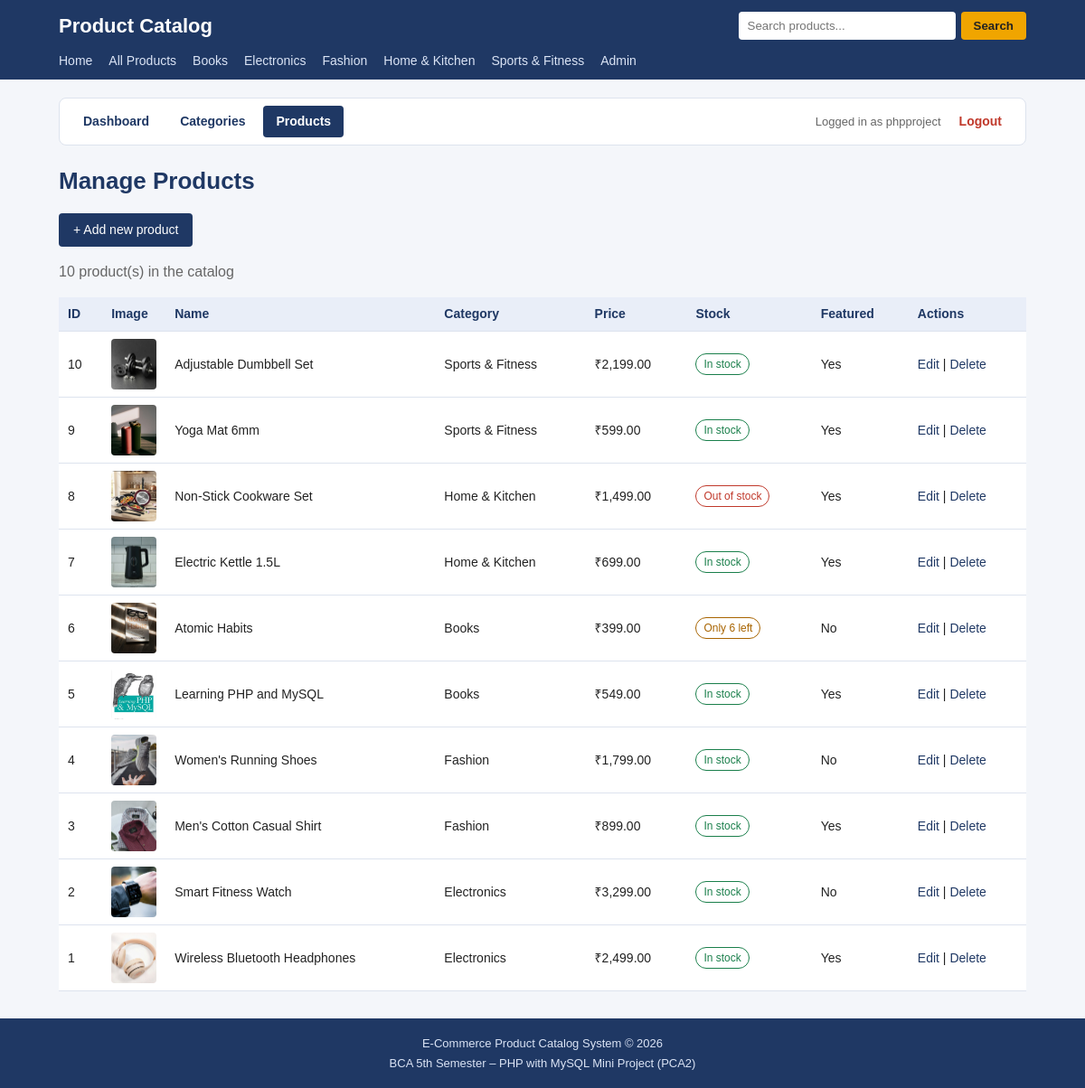
Page /admin/products.php (signed in) on the committed database.
### tables this page shows
CREATE TABLE `categories` (
  `category_id` int(11) NOT NULL,
  `category_name` varchar(100) NOT NULL,
  `description` text DEFAULT NULL,
  `created_at` timestamp NOT NULL DEFAULT current_timestamp()
);

CREATE TABLE `products` (
  `product_id` int(11) NOT NULL,
  `category_id` int(11) NOT NULL,
  `product_name` varchar(150) NOT NULL,
  `description` text DEFAULT NULL,
  `price` decimal(10,2) NOT NULL,
  `image` varchar(255) DEFAULT 'no-image.png',
  `stock_quantity` int(11) DEFAULT 0,
  `is_featured` tinyint(1) DEFAULT 0,
  `created_at` timestamp NOT NULL DEFAULT current_timestamp()
);

### admin/products.php (the view, shortened to what this page needs)
<?php
require_once __DIR__ . '/../config/db.php';
require_once __DIR__ . '/../includes/functions.php';
$products = mysqli_query($conn,
    'SELECT p.product_id, p.product_name, p.price, p.image, p.stock_quantity, p.is_featured, c.category_name
     FROM products p
     JOIN categories c ON p.category_id = c.category_id
     ORDER BY p.product_id DESC');
require __DIR__ . '/../includes/header.php';
require __DIR__ . '/menu.php';
?>
<h1>Manage Products</h1>
<p><a class="btn" href="product_add.php">+ Add new product</a></p>
<?php if (mysqli_num_rows($products) > 0) { ?>
    <p class="subtitle"><?php echo mysqli_num_rows($products); ?> product(s) in the catalog</p>
    <div class="table-wrap">
        <table class="data-table">
            <tr>
                <th>ID</th>
                <th>Image</th>
                <th>Name</th>
                <th>Category</th>
                <th>Price</th>
                <th>Stock</th>
                <th>Featured</th>
                <th>Actions</th>
            </tr>
            <?php while ($p = mysqli_fetch_assoc($products)) { ?>
                <tr>
                    <td><?php echo (int)$p['product_id']; ?></td>
                    <td class="thumb"><?php echo product_image($p['image'], $p['product_name']); ?></td>
                    <td><?php echo htmlspecialchars($p['product_name']); ?></td>
                    <td><?php echo htmlspecialchars($p['category_name']); ?></td>
                    <td>&#8377;<?php echo number_format($p['price'], 2); ?></td>
                    <td><?php echo stock_badge($p['stock_quantity']); ?></td>
                    <td><?php echo $p['is_featured'] ? 'Yes' : 'No'; ?></td>
                    <td>
                        <a href="product_edit.php?id=<?php echo (int)$p['product_id']; ?>">Edit</a> |
                        <a href="product_delete.php?id=<?php echo (int)$p['product_id']; ?>">Delete</a>
                    </td>
                </tr>
            <?php } ?>
        </table>
    </div>
<?php } else { ?>
    <div class="empty-message">No products yet. Click "Add new product" to add the first one.</div>
<?php } ?>
<?php require __DIR__ . '/../includes/footer.php'; ?>

### includes/header.php (shortened to what this page needs)
<?php
require_once __DIR__ . '/../config/db.php';
$base = '/ecommerce-product-catalog-php/';
$cat_result = mysqli_query($conn, 'SELECT category_id, category_name FROM categories ORDER BY category_name');
?>
<!DOCTYPE html>
<html lang="en">
<head>
    <link rel="stylesheet" href="<?php echo $base; ?>assets/css/style.css">
</head>
<body>
<header class="site-header">
    <div class="container header-top">
        <a class="logo" href="<?php echo $base; ?>index.php">Product Catalog</a>
        <form class="search-form" action="<?php echo $base; ?>products.php" method="get">
            <input type="text" name="q" placeholder="Search products..."
                   value="<?php echo (isset($_GET['q']) && is_string($_GET['q'])) ? htmlspecialchars($_GET['q']) : ''; ?>">
            <button type="submit">Search</button>
        </form>
    </div>
    <nav class="container main-nav">
        <a href="<?php echo $base; ?>index.php">Home</a>
        <a href="<?php echo $base; ?>products.php">All Products</a>
        <?php while ($cat = mysqli_fetch_assoc($cat_result)) { ?>
            <a href="<?php echo $base; ?>products.php?category=<?php echo (int)$cat['category_id']; ?>">
                <?php echo htmlspecialchars($cat['category_name']); ?>
            </a>
        <?php } ?>
        <a href="<?php echo $base; ?>admin/login.php">Admin</a>
    </nav>
</header>
<main class="container">

### includes/functions.php (shortened to what this page needs)
<?php
function stock_badge($qty) {
    $qty = (int)$qty;
    if ($qty > 10) {
        return '<span class="badge in-stock">In stock</span>';
    }
    if ($qty > 0) {
        return '<span class="badge low-stock">Only ' . $qty . ' left</span>';
    }
    return '<span class="badge out-of-stock">Out of stock</span>';
}
function product_image($file, $alt) {
    global $base;
    $name = basename((string)$file);
    $path = __DIR__ . '/../assets/images/products/' . $name;
    if ($name !== '' && is_file($path)) {
        return '<img src="' . $base . 'assets/images/products/' . rawurlencode($name)
             . '" alt="' . htmlspecialchars($alt) . '">';
    }
    return 'No image';
}

### assets/css/style.css (style rules this page uses)
* { box-sizing: border-box; }
body { margin: 0; font-family: Arial, Helvetica, sans-serif; background: #f4f6fa; color: #222; line-height: 1.5; }
a { color: #1f3864; text-decoration: none; }
img { max-width: 100%; display: block; }
.container { max-width: 1100px; margin: 0 auto; padding: 0 15px; }
main.container { padding-top: 20px; padding-bottom: 30px; min-height: 60vh; }
h1 { font-size: 26px; color: #1f3864; margin: 0 0 6px; }
.subtitle { color: #666; margin: 0 0 16px; }
.site-header { background: #1f3864; color: #fff; }
.header-top { display: flex; flex-wrap: wrap; align-items: center; justify-content: space-between; gap: 10px; padding-top: 12px; padding-bottom: 12px; }
.logo { color: #fff; font-size: 22px; font-weight: bold; }
.search-form { display: flex; gap: 6px; }
.search-form input { padding: 8px 10px; border: none; border-radius: 4px; width: 240px; max-width: 100%; }
.search-form button { padding: 8px 14px; background: #f0a500; color: #222; border: none; border-radius: 4px; cursor: pointer; font-weight: bold; }
.main-nav { display: flex; flex-wrap: wrap; gap: 4px 18px; padding-bottom: 10px; }
.main-nav a { color: #dbe4f5; font-size: 14px; }
.badge { display: inline-block; font-size: 12px; padding: 2px 8px; border-radius: 12px; border: 1px solid; }
.in-stock { color: #1a7f4b; }
.low-stock { color: #a86400; }
.out-of-stock { color: #c0392b; }
.btn { display: inline-block; padding: 8px 16px; background: #1f3864; color: #fff; border: none; border-radius: 4px; cursor: pointer; font-size: 14px; }
.table-wrap { overflow-x: auto; }
.data-table { width: 100%; border-collapse: collapse; background: #fff; min-width: 500px; }
.data-table th, .data-table td { padding: 8px 10px; border-bottom: 1px solid #dde3ee; text-align: left; font-size: 14px; }
.data-table th { background: #e9eef8; color: #1f3864; }
.data-table .thumb { width: 70px; }
.data-table .thumb img { width: 56px; height: 56px; object-fit: cover; border-radius: 4px; }

### rows in the picture
categories: category_name "Books"
categories: category_name "Electronics"
categories: category_name "Fashion"
categories: category_name "Home & Kitchen"
categories: category_name "Sports & Fitness"
products: product_id "10", image (picture), product_name "Adjustable Dumbbell Set", category.category_name "Sports & Fitness", price "2,199.00", stock_quantity "In stock", is_featured "Yes"
products: product_id "9", image (picture), product_name "Yoga Mat 6mm", category.category_name "Sports & Fitness", price "599.00", stock_quantity "In stock", is_featured "Yes"
products: product_id "8", image (picture), product_name "Non-Stick Cookware Set", category.category_name "Home & Kitchen", price "1,499.00", is_featured "Yes"
products: product_id "7", image (picture), product_name "Electric Kettle 1.5L", category.category_name "Home & Kitchen", price "699.00", stock_quantity "In stock", is_featured "Yes"
products: product_id "6", image (picture), product_name "Atomic Habits", category.category_name "Books", price "399.00", stock_quantity "6", is_featured "No"
products: product_id "5", image (picture), product_name "Learning PHP and MySQL", category.category_name "Books", price "549.00", stock_quantity "In stock", is_featured "Yes"
products: product_id "4", image (picture), product_name "Women's Running Shoes", category.category_name "Fashion", price "1,799.00", stock_quantity "In stock", is_featured "No"
products: product_id "3", image (picture), product_name "Men's Cotton Casual Shirt", category.category_name "Fashion", price "899.00", stock_quantity "In stock", is_featured "Yes"
products: product_id "2", image (picture), product_name "Smart Fitness Watch", category.category_name "Electronics", price "3,299.00", stock_quantity "In stock", is_featured "No"
products: product_id "1", image (picture), product_name "Wireless Bluetooth Headphones", category.category_name "Electronics", price "2,499.00", stock_quantity "In stock", is_featured "Yes"

### other values in the picture
$_SESSION['admin_username'] "phpproject"
mysqli_num_rows($products) "10"
